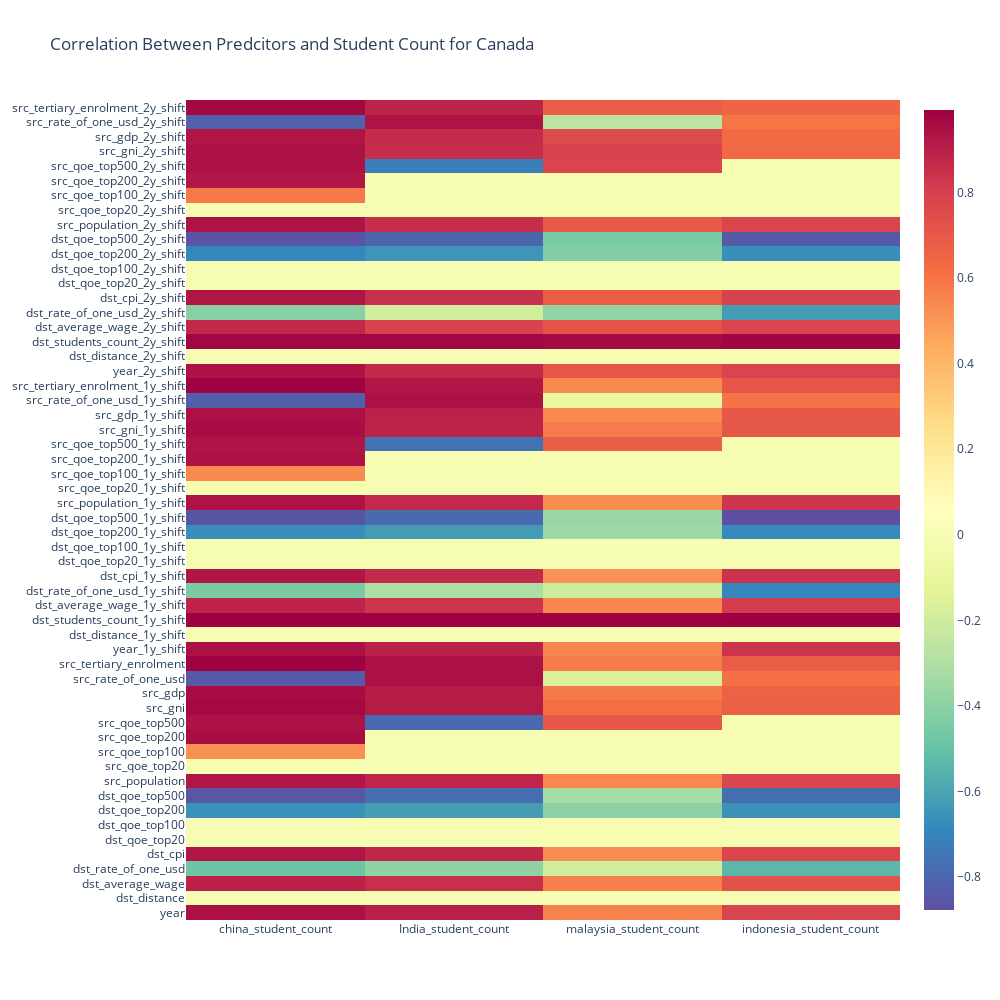

The notebook cell this image was saved under:
### Markdown cell above
## Heatmap

### Code cell
corr_df = corr_df.T
trace = go.Heatmap(z=corr_df.values,
                   x=corr_df.columns.values,
                   y=corr_df.index.values,
                   colorscale='spectral',
                   reversescale=True)

layout = go.Layout(
    title="Correlation Between Predcitors and Student Count for Canada",
    autosize=False,
    width=1000,
    height=1000)

fig = go.Figure(data=trace, layout=layout)
iplot(fig)

### Figure 1 — Plotly figure (JSON) as saved in the notebook; plotly's stock layout.template omitted (floating-point values rounded to 4 significant figures; data arrays with more than 128 entries replaced by an {"elided": "..."} marker saying what was removed)
{"data": [{"colorscale": [[0, "rgb(158,1,66)"], [0.1, "rgb(213,62,79)"], [0.2, "rgb(244,109,67)"], [0.3, "rgb(253,174,97)"], [0.4, "rgb(254,224,139)"], [0.5, "rgb(255,255,191)"], [0.6, "rgb(230,245,152)"], [0.7, "rgb(171,221,164)"], [0.8, "rgb(102,194,165)"], [0.9, "rgb(50,136,189)"], [1, "rgb(94,79,162)"]], "reversescale": true, "type": "heatmap", "x": ["china_student_count", "India_student_count", "malaysia_student_count", "indonesia_student_count"], "y": ["year", "dst_distance", "dst_average_wage", "dst_rate_of_one_usd", "dst_cpi", "dst_qoe_top20", "dst_qoe_top100", "dst_qoe_top200", "dst_qoe_top500", "src_population", "src_qoe_top20", "src_qoe_top100", "src_qoe_top200", "src_qoe_top500", "src_gni", "src_gdp", "src_rate_of_one_usd", "src_tertiary_enrolment", "year_1y_shift", "dst_distance_1y_shift", "dst_students_count_1y_shift", "dst_average_wage_1y_shift", "dst_rate_of_one_usd_1y_shift", "dst_cpi_1y_shift", "dst_qoe_top20_1y_shift", "dst_qoe_top100_1y_shift", "dst_qoe_top200_1y_shift", "dst_qoe_top500_1y_shift", "src_population_1y_shift", "src_qoe_top20_1y_shift", "src_qoe_top100_1y_shift", "src_qoe_top200_1y_shift", "src_qoe_top500_1y_shift", "src_gni_1y_shift", "src_gdp_1y_shift", "src_rate_of_one_usd_1y_shift", "src_tertiary_enrolment_1y_shift", "year_2y_shift", "dst_distance_2y_shift", "dst_students_count_2y_shift", "dst_average_wage_2y_shift", "dst_rate_of_one_usd_2y_shift", "dst_cpi_2y_shift", "dst_qoe_top20_2y_shift", "dst_qoe_top100_2y_shift", "dst_qoe_top200_2y_shift", "dst_qoe_top500_2y_shift", "src_population_2y_shift", "src_qoe_top20_2y_shift", "src_qoe_top100_2y_shift", "src_qoe_top200_2y_shift", "src_qoe_top500_2y_shift", "src_gni_2y_shift", "src_gdp_2y_shift", "src_rate_of_one_usd_2y_shift", "src_tertiary_enrolment_2y_shift"], "z": {"elided": "56x4 float values"}}], "layout": {"autosize": false, "height": 1000, "title": {"text": "Correlation Between Predcitors and Student Count for Canada"}, "width": 1000}}
